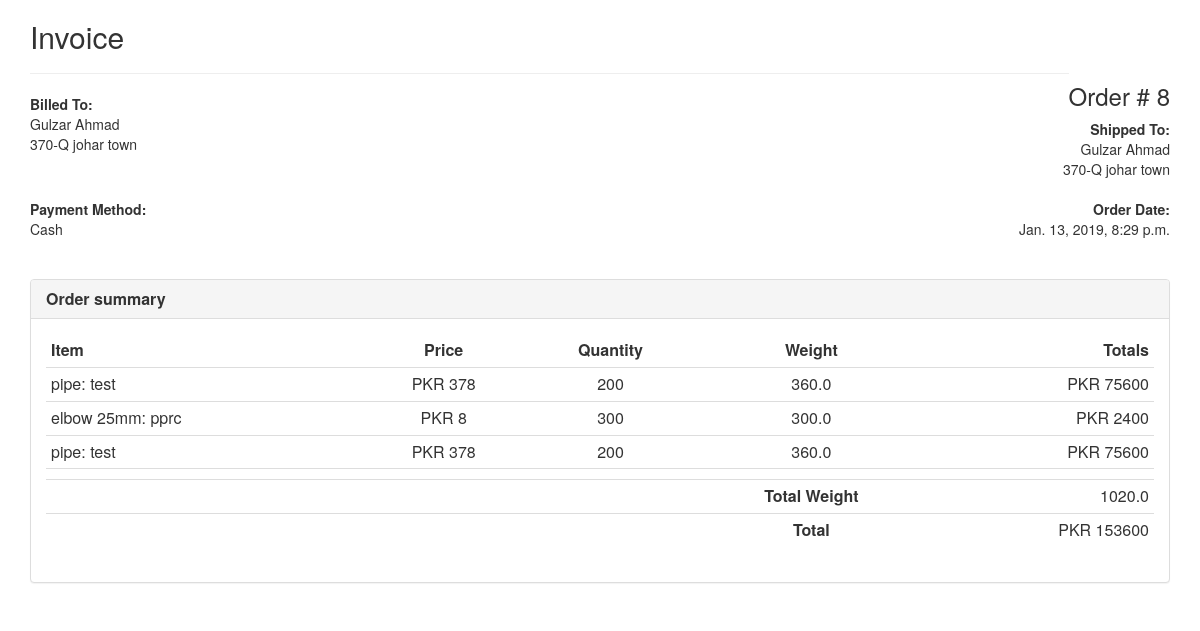
Page /bill/8/ on the committed database.
### bills/models.py (models this page shows, shortened)
class Bill(models.Model):
    client = models.ForeignKey(
        Client,
        on_delete=models.CASCADE,
        related_name="bills"
    )
    date = models.DateTimeField(auto_now_add=True)
    @property
    def total_bill(self):
        bill = 0
        bill_items = self.billitems.all()
        if bill_items:
            bill += sum([bill_item.total_price for bill_item in bill_items])
        return bill
    @property
    def total_weight(self):
        weight = 0
        bill_items = self.billitems.all()
        if bill_items:
            weight += sum([bill_item.total_weight for bill_item in bill_items])
        return weight
    def pdf_link(self):
        return mark_safe(
            '<a class="grp-button" href="%s" target="blank">view bill</a>' % reverse('bill_view', args=[self.id]))
    pdf_link.short_description = 'PDF'

class Client(models.Model):
    name = models.CharField(max_length=255)
    type = models.CharField(max_length=100, choices=(('Client', 'Client'), ('Supplier', 'Supplier')))
    address = models.CharField(max_length=512, blank=True, null=True)
    number = models.CharField(max_length=20, blank=True, null=True)
    debit = models.IntegerField(default=0, verbose_name="Debit/Credit")
    previous_credit = models.IntegerField(default=0)

class BillItem(models.Model):
    product = models.ForeignKey(
        Product,
        related_name="bill_items",
        on_delete=models.CASCADE
    )
    bill = models.ForeignKey(
        Bill,
        related_name="billitems",
        on_delete=models.CASCADE,
    )
    quantity = models.IntegerField()
    @property
    def total_price(self):
        return self.product.price * self.quantity
    @property
    def total_weight(self):
        return self.product.weight * self.quantity

class Product(models.Model):
    type = models.CharField(max_length=128)
    name = models.CharField(max_length=128)
    price_per_kg = models.IntegerField()
    weight = models.FloatField()
    @property
    def price(self):
        return int(self.price_per_kg * self.weight)
    def __str__(self):
        return self.name + ": " + self.type

### bills/views.py (the view)
# urls.py: path('bill/<pk>/', BillView.as_view(), name="bill_view"),
class BillView(DetailView):
    model = Bill

### bills/templates/bills/bill_detail.html (shortened to what this page needs)
<link href="//netdna.bootstrapcdn.com/bootstrap/3.1.0/css/bootstrap.min.css" rel="stylesheet" id="bootstrap-css">
<div class="container">
    <div class="row">
        <div class="col-xs-12">
    		<div class="invoice-title">
    			<h2>Invoice</h2><h3 class="pull-right">Order # {{ bill.id }}</h3>
    		</div>
    		<hr>
    		<div class="row">
    			<div class="col-xs-6">
    				<address>
    				<strong>Billed To:</strong><br>
    					{{ object.client.name }}<br>
                        {{ object.client.address }}
    				</address>
    			</div>
    			<div class="col-xs-6 text-right">
    				<address>
        			<strong>Shipped To:</strong><br>
    					{{ object.client.name }}<br>
                        {{ object.client.address }}
    				</address>
    			</div>
    		</div>
    		<div class="row">
    			<div class="col-xs-6">
    				<address>
    					<strong>Payment Method:</strong><br>
    					Cash<br>
    				</address>
    			</div>
    			<div class="col-xs-6 text-right">
    				<address>
    					<strong>Order Date:</strong><br>
    					{{ bill.date }}<br><br>
    				</address>
    			</div>
    		</div>
    	</div>
    </div>
    <div class="row">
    	<div class="col-md-12">
    		<div class="panel panel-default">
    			<div class="panel-heading">
    				<h3 class="panel-title"><strong>Order summary</strong></h3>
    			</div>
    			<div class="panel-body">
    				<div class="table-responsive">
    					<table class="table table-condensed">
    						<thead>
                                <tr>
        							<td><strong>Item</strong></td>
        							<td class="text-center"><strong>Price</strong></td>
        							<td class="text-center"><strong>Quantity</strong></td>
                                    <td class="text-center"><strong>Weight</strong></td>
        							<td class="text-right"><strong>Totals</strong></td>
                                </tr>
    						</thead>
    						<tbody>
                                {% for item in object.billitems.all %}
    							<tr>
    								<td>{{ item.product }}</td>
    								<td class="text-center">PKR {{ item.product.price }}</td>
    								<td class="text-center">{{ item.quantity }}</td>
                                    <td class="text-center">{{ item.total_weight }}</td>
    								<td class="text-right">PKR {{ item.total_price }}</td>
    							</tr>
                                {% endfor %}
                                <tr>
    								<td class="no-line"></td>
    								<td class="no-line"></td>
                                    <td class="no-line"></td>
    								<td class="no-line"></td>
    								<td class="no-line"></td>
    							</tr>
    							<tr>
    								<td class="no-line"></td>
    								<td class="no-line"></td>
                                    <td class="no-line"></td>
    								<td class="no-line text-center"><strong>Total Weight</strong></td>
    								<td class="no-line text-right">{{ object.total_weight }}</td>
    							</tr>
    							<tr>
    								<td class="no-line"></td>
    								<td class="no-line"></td>
                                    <td class="no-line"></td>
    								<td class="no-line text-center"><strong>Total</strong></td>
    								<td class="no-line text-right">PKR {{ object.total_bill }}</td>
    							</tr>
    						</tbody>
    					</table>
    				</div>
    			</div>
    		</div>
    	</div>
    </div>
</div>

### rows in the picture
Bill: id "8", client.name "Gulzar Ahmad", client.address "370-Q johar town", date "Jan. 13, 2019, 8:29 p.m.", total_weight "1020.0", total_bill "153600"
BillItem: product "pipe: test", product.price "378", quantity "200", total_weight "360.0", total_price "75600"
BillItem: product "elbow 25mm: pprc", product.price "8", quantity "300", total_weight "300.0", total_price "2400"
BillItem: product "pipe: test", product.price "378", quantity "200", total_weight "360.0", total_price "75600"
